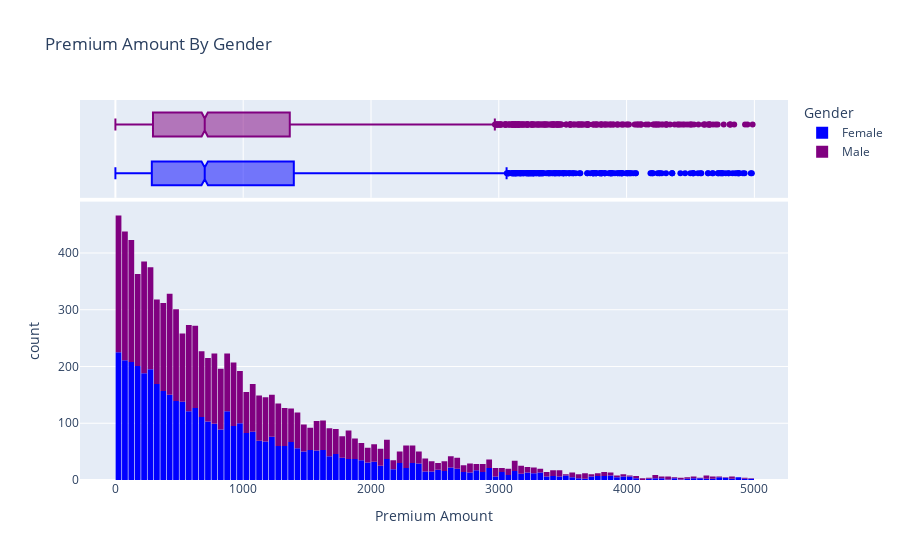

Notebook code for this chart:
### Markdown cell above
### Gender 

Let us visualize the distribution of "Premium Amount" with the categorical column "Gender" to distinguish the Premium Amount for "male" and "female"

### Code cell
fig = px.histogram(df,
                    x="Premium Amount",
                    marginal="box",
                    color="Gender",
                    color_discrete_sequence=["blue", "purple"],
                    title="Premium Amount By Gender")

fig.update_layout(bargap=0.1)
fig.show()

### Figure 1 — Plotly figure (JSON) as saved in the notebook; plotly's stock layout.template omitted (floating-point values rounded to 4 significant figures; data arrays with more than 128 entries replaced by an {"elided": "..."} marker saying what was removed)
{"data": [{"alignmentgroup": "True", "bingroup": "x", "hovertemplate": "Gender=Female<br>Premium Amount=%{x}<br>count=%{y}<extra></extra>", "legendgroup": "Female", "marker": {"color": "blue", "pattern": {"shape": ""}}, "name": "Female", "offsetgroup": "Female", "orientation": "v", "showlegend": true, "type": "histogram", "x": {"elided": "4678 int values"}, "xaxis": "x", "yaxis": "y"}, {"alignmentgroup": "True", "hovertemplate": "Gender=Female<br>Premium Amount=%{x}<extra></extra>", "legendgroup": "Female", "marker": {"color": "blue"}, "name": "Female", "notched": true, "offsetgroup": "Female", "showlegend": false, "type": "box", "x": {"elided": "4678 int values"}, "xaxis": "x2", "yaxis": "y2"}, {"alignmentgroup": "True", "bingroup": "x", "hovertemplate": "Gender=Male<br>Premium Amount=%{x}<br>count=%{y}<extra></extra>", "legendgroup": "Male", "marker": {"color": "purple", "pattern": {"shape": ""}}, "name": "Male", "offsetgroup": "Male", "orientation": "v", "showlegend": true, "type": "histogram", "x": {"elided": "4796 int values"}, "xaxis": "x", "yaxis": "y"}, {"alignmentgroup": "True", "hovertemplate": "Gender=Male<br>Premium Amount=%{x}<extra></extra>", "legendgroup": "Male", "marker": {"color": "purple"}, "name": "Male", "notched": true, "offsetgroup": "Male", "showlegend": false, "type": "box", "x": {"elided": "4796 int values"}, "xaxis": "x2", "yaxis": "y2"}], "layout": {"bargap": 0.1, "barmode": "relative", "legend": {"title": {"text": "Gender"}, "tracegroupgap": 0}, "title": {"text": "Premium Amount By Gender"}, "xaxis": {"anchor": "y", "domain": [0, 1], "title": {"text": "Premium Amount"}}, "xaxis2": {"anchor": "y2", "domain": [0, 1], "matches": "x", "showgrid": true, "showticklabels": false}, "yaxis": {"anchor": "x", "domain": [0, 0.7326], "title": {"text": "count"}}, "yaxis2": {"anchor": "x2", "domain": [0.7426, 1], "matches": "y2", "showgrid": false, "showline": false, "showticklabels": false, "ticks": ""}}}
